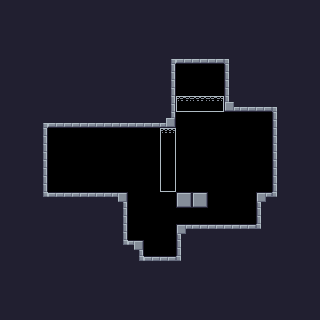

Below is a game level as drawn by its tile map, then a one-line description and the .tmx file that defines it, in full:
An orthogonal 20x20 tile map with 16x16 px tiles, 1 tile layer (Tile Layer 1) and 8 objects (3x Attachable, 3x Pushable, Controllable, Victory).

<map version="1.9" tiledversion="1.9.0" orientation="orthogonal" renderorder="right-down" width="20" height="20" tilewidth="16" tileheight="16" infinite="0" nextlayerid="4" nextobjectid="24">
 <tileset firstgid="1" source="../tilesets/default_tileset.tsx" />
 <layer id="1" name="Tile Layer 1" width="20" height="20">
  <data encoding="csv">
18,18,18,18,18,18,18,18,18,18,18,18,18,18,18,18,18,18,18,18,
18,18,18,18,18,18,18,18,18,18,18,18,18,18,18,18,18,18,18,18,
18,18,18,18,18,18,18,18,18,18,18,18,18,18,18,18,18,18,18,18,
18,18,18,18,18,18,18,18,18,18,4,34,34,34,5,18,18,18,18,18,
18,18,18,18,18,18,18,18,18,18,19,0,0,0,17,18,18,18,18,18,
18,18,18,18,18,18,18,18,18,18,19,0,0,0,17,18,18,18,18,18,
18,18,18,18,18,18,18,18,18,18,19,70,71,72,33,34,34,5,18,18,
18,18,4,34,34,34,34,34,34,34,35,0,0,0,0,0,0,17,18,18,
18,18,19,0,0,0,0,0,0,0,25,0,0,0,0,0,0,17,18,18,
18,18,19,0,0,0,0,0,0,0,41,0,0,0,0,0,0,17,18,18,
18,18,19,0,0,0,0,0,0,0,41,0,0,0,0,0,0,17,18,18,
18,18,19,0,0,0,0,0,0,0,57,0,0,0,0,0,0,17,18,18,
18,18,20,2,2,2,2,3,0,0,0,7,7,0,0,0,1,21,18,18,
18,18,18,18,18,18,18,19,0,0,0,0,0,0,0,0,17,18,18,18,
18,18,18,18,18,18,18,19,0,0,0,1,2,2,2,2,21,18,18,18,
18,18,18,18,18,18,18,20,3,0,0,17,18,18,18,18,18,18,18,18,
18,18,18,18,18,18,18,18,20,2,2,21,18,18,18,18,18,18,18,18,
18,18,18,18,18,18,18,18,18,18,18,18,18,18,18,18,18,18,18,18,
18,18,18,18,18,18,18,18,18,18,18,18,18,18,18,18,18,18,18,18,
18,18,18,18,18,18,18,18,18,18,18,18,18,18,18,18,18,18,18,18
</data>
 </layer>
 <objectgroup id="2" name="Object Layer 1" opacity="0.5">
  <object id="4" name="Controllable" gid="256" x="80" y="160" width="16" height="16">
   <properties>
    <property name="sprite" value="player" />
    <property name="type" value="controllable" />
   </properties>
  </object>
  <object id="10" name="Attachable" gid="255" x="128" y="176" width="16" height="16">
   <properties>
    <property name="sprite" value="attachable" />
    <property name="type" value="attachable" />
   </properties>
  </object>
  <object id="17" name="Victory" gid="253" x="160" y="224" width="16" height="16">
   <properties>
    <property name="sprite" value="cake" />
    <property name="type" value="victory" />
   </properties>
  </object>
  <object id="19" name="Attachable" gid="255" x="144" y="176" width="16" height="16">
   <properties>
    <property name="sprite" value="attachable" />
    <property name="type" value="attachable" />
   </properties>
  </object>
  <object id="20" name="Attachable" gid="255" x="144" y="160" width="16" height="16">
   <properties>
    <property name="sprite" value="attachable" />
    <property name="type" value="attachable" />
   </properties>
  </object>
  <object id="21" name="Pushable" gid="254" x="192" y="144" width="16" height="16">
   <properties>
    <property name="sprite" value="crate" />
    <property name="type" value="pushable" />
   </properties>
  </object>
  <object id="22" name="Pushable" gid="254" x="208" y="160" width="16" height="16">
   <properties>
    <property name="sprite" value="crate" />
    <property name="type" value="pushable" />
   </properties>
  </object>
  <object id="23" name="Pushable" gid="254" x="176" y="128" width="16" height="16">
   <properties>
    <property name="sprite" value="crate" />
    <property name="type" value="pushable" />
   </properties>
  </object>
 </objectgroup>
</map>
